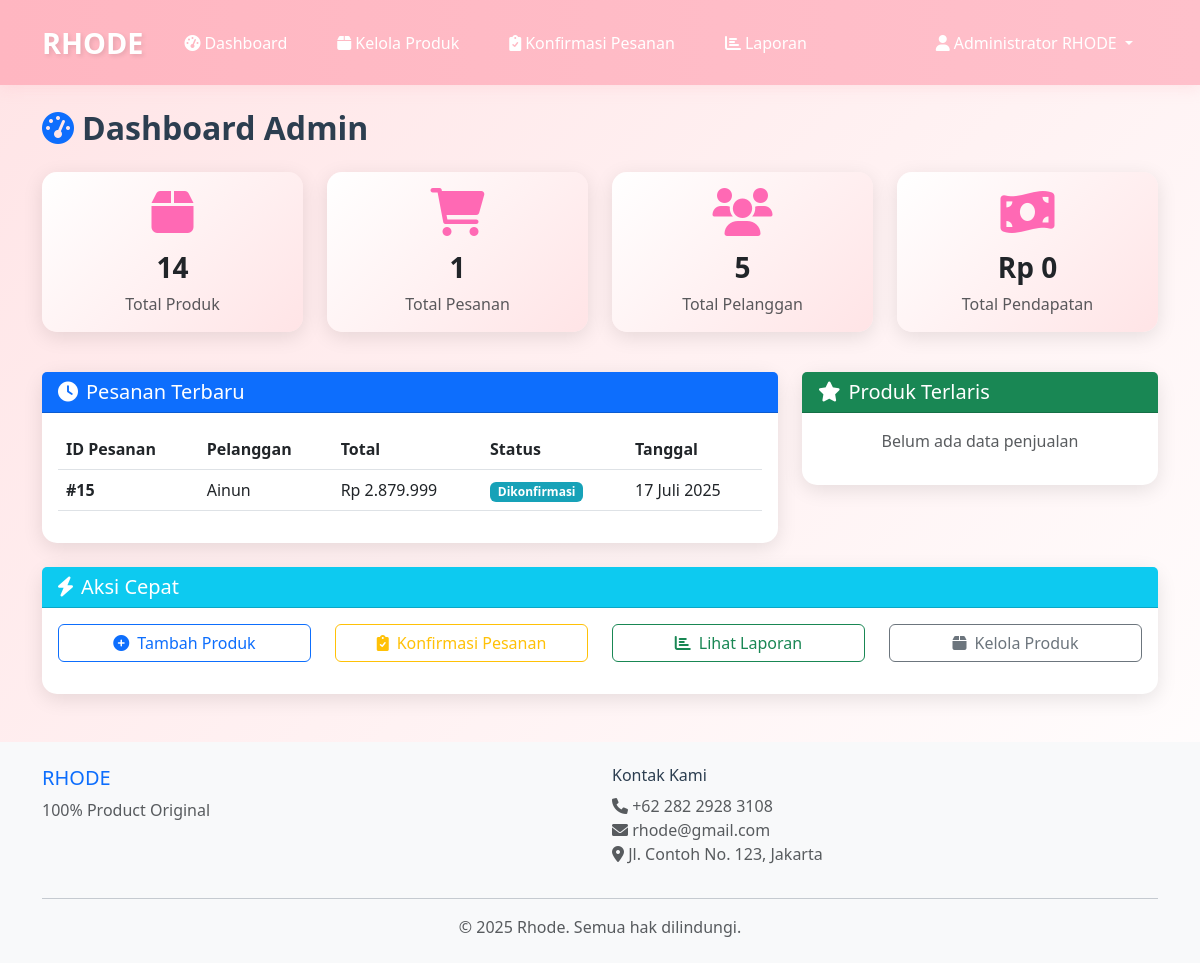
Screenshot of /admin/dashboard.php (signed in) with the database file from the repository.
### tables this page shows
CREATE TABLE `pesanan` (
  `id_pesanan` int(11) NOT NULL,
  `id_customer` int(11) DEFAULT NULL,
  `tanggal_pesan` timestamp NOT NULL DEFAULT current_timestamp(),
  `total_harga` decimal(10,2) NOT NULL,
  `status_pesanan` enum('menunggu','dikonfirmasi','diproses','selesai','dibatalkan') DEFAULT 'menunggu',
  `catatan` text DEFAULT NULL
);

CREATE TABLE `customer` (
  `id_customer` int(11) NOT NULL,
  `nama_lengkap` varchar(100) NOT NULL,
  `email` varchar(100) NOT NULL,
  `no_telepon` varchar(15) NOT NULL,
  `alamat` text NOT NULL,
  `username` varchar(50) NOT NULL,
  `password` varchar(255) NOT NULL,
  `created_at` timestamp NOT NULL DEFAULT current_timestamp()
);

### config/database.php (called while the page is built, shortened)
<?php
function format_rupiah($angka) {
    return "Rp " . number_format($angka, 0, ',', '.');
}
function format_tanggal($tanggal) {
    $bulan = array(
        1 => 'Januari', 'Februari', 'Maret', 'April', 'Mei', 'Juni',
        'Juli', 'Agustus', 'September', 'Oktober', 'November', 'Desember'
    );
    $date = new DateTime($tanggal);
    $hari = $date->format('j');
    $bulan_num = $date->format('n');
    $tahun = $date->format('Y');
    return $hari . ' ' . $bulan[$bulan_num] . ' ' . $tahun;
}
?>

### admin/dashboard.php (the view, shortened to what this page needs)
<?php
require_once '../config/database.php';
require_once '../includes/functions.php';
$stats = [];
$stmt = $pdo->query("SELECT COUNT(*) as total FROM produk WHERE status = 'aktif'");
$stats['total_produk'] = $stmt->fetch()['total'];
$stmt = $pdo->query("SELECT COUNT(*) as total FROM pesanan");
$stats['total_pesanan'] = $stmt->fetch()['total'];
$stmt = $pdo->query("SELECT COUNT(*) as total FROM customer");
$stats['total_customer'] = $stmt->fetch()['total'];
$stmt = $pdo->query("SELECT SUM(total_harga) as total FROM pesanan WHERE status_pesanan = 'selesai'");
$stats['total_pendapatan'] = $stmt->fetch()['total'] ?? 0;
$stmt = $pdo->query("SELECT COUNT(*) as total FROM pesanan WHERE status_pesanan = 'menunggu'");
$stats['pesanan_pending'] = $stmt->fetch()['total'];
$stmt = $pdo->prepare("
    SELECT p.*, c.nama_lengkap
    FROM pesanan p
    JOIN customer c ON p.id_customer = c.id_customer
    ORDER BY p.tanggal_pesan DESC
    LIMIT 10
");
$stmt->execute();
$recent_orders = $stmt->fetchAll();
$stmt = $pdo->prepare("
    SELECT pr.nama_produk, SUM(dp.jumlah) as total_terjual, SUM(dp.subtotal) as total_pendapatan
    FROM detail_pesanan dp
    JOIN produk pr ON dp.id_produk = pr.id_produk
    JOIN pesanan p ON dp.id_pesanan = p.id_pesanan
    WHERE p.status_pesanan = 'selesai'
    GROUP BY dp.id_produk
    ORDER BY total_terjual DESC
    LIMIT 5
");
$stmt->execute();
$top_products = $stmt->fetchAll();
include '../includes/header.php';
include '../includes/navbar-admin.php';
?>
<div class="container my-4">
    <div class="row">
        <div class="col-12">
            <h2 class="fw-bold mb-4">
                <i class="fas fa-tachometer-alt me-2 text-primary"></i>Dashboard Admin
            </h2>
        </div>
    </div>
    <div class="row mb-4">
        <div class="col-xl-3 col-md-6 mb-3">
            <div class="card dashboard-card h-100">
                <div class="card-body text-center">
                    <i class="fas fa-box dashboard-icon"></i>
                    <h3 class="fw-bold"><?php echo $stats['total_produk']; ?></h3>
                    <p class="text-muted mb-0">Total Produk</p>
                </div>
            </div>
        </div>
        <div class="col-xl-3 col-md-6 mb-3">
            <div class="card dashboard-card h-100">
                <div class="card-body text-center">
                    <i class="fas fa-shopping-cart dashboard-icon"></i>
                    <h3 class="fw-bold"><?php echo $stats['total_pesanan']; ?></h3>
                    <p class="text-muted mb-0">Total Pesanan</p>
                </div>
            </div>
        </div>
        <div class="col-xl-3 col-md-6 mb-3">
            <div class="card dashboard-card h-100">
                <div class="card-body text-center">
                    <i class="fas fa-users dashboard-icon"></i>
                    <h3 class="fw-bold"><?php echo $stats['total_customer']; ?></h3>
                    <p class="text-muted mb-0">Total Pelanggan</p>
                </div>
            </div>
        </div>
        <div class="col-xl-3 col-md-6 mb-3">
            <div class="card dashboard-card h-100">
                <div class="card-body text-center">
                    <i class="fas fa-money-bill-wave dashboard-icon"></i>
                    <h3 class="fw-bold"><?php echo format_rupiah($stats['total_pendapatan']); ?></h3>
                    <p class="text-muted mb-0">Total Pendapatan</p>
                </div>
            </div>
        </div>
    </div>
    <div class="row">
        <div class="col-lg-8 mb-4">
            <div class="card card-custom">
                <div class="card-header bg-primary text-white">
                    <h5 class="mb-0">
                        <i class="fas fa-clock me-2"></i>Pesanan Terbaru
                    </h5>
                </div>
                <div class="card-body">
                    <?php if (empty($recent_orders)): ?>
                    <p class="text-muted text-center">Belum ada pesanan</p>
                    <?php else: ?>
                    <div class="table-responsive">
                        <table class="table table-hover">
                            <thead>
                                <tr>
                                    <th>ID Pesanan</th>
                                    <th>Pelanggan</th>
                                    <th>Total</th>
                                    <th>Status</th>
                                    <th>Tanggal</th>
                                </tr>
                            </thead>
                            <tbody>
                                <?php foreach ($recent_orders as $order): ?>
                                <tr>
                                    <td><strong>#<?php echo $order['id_pesanan']; ?></strong></td>
                                    <td><?php echo htmlspecialchars($order['nama_lengkap']); ?></td>
                                    <td><?php echo format_rupiah($order['total_harga']); ?></td>
                                    <td>
                                        <span class="badge status-<?php echo $order['status_pesanan']; ?>">
                                            <?php echo ucfirst($order['status_pesanan']); ?>
                                        </span>
                                    </td>
                                    <td><?php echo format_tanggal($order['tanggal_pesan']); ?></td>
                                </tr>
                                <?php endforeach; ?>
                            </tbody>
                        </table>
                    </div>
                    <?php endif; ?>
                </div>
            </div>
        </div>
        <div class="col-lg-4 mb-4">
            <div class="card card-custom">
                <div class="card-header bg-success text-white">
                    <h5 class="mb-0">
                        <i class="fas fa-star me-2"></i>Produk Terlaris
                    </h5>
                </div>
                <div class="card-body">
                    <?php if (empty($top_products)): ?>
                    <p class="text-muted text-center">Belum ada data penjualan</p>
                    <?php endif; ?>
                </div>
            </div>
        </div>
    </div>
    <div class="row">
        <div class="col-12">
            <div class="card card-custom">
                <div class="card-header bg-info text-white">
                    <h5 class="mb-0">
                        <i class="fas fa-bolt me-2"></i>Aksi Cepat
                    </h5>
                </div>
                <div class="card-body">
                    <div class="row">
                        <div class="col-md-3 mb-3">
                            <a href="kelola-produk.php?action=add" class="btn btn-outline-primary w-100">
                                <i class="fas fa-plus-circle me-2"></i>Tambah Produk
                            </a>
                        </div>
                        <div class="col-md-3 mb-3">
                            <a href="konfirmasi-pesanan.php" class="btn btn-outline-warning w-100">
                                <i class="fas fa-clipboard-check me-2"></i>Konfirmasi Pesanan
                            </a>
                        </div>
                        <div class="col-md-3 mb-3">
                            <a href="laporan.php" class="btn btn-outline-success w-100">
                                <i class="fas fa-chart-bar me-2"></i>Lihat Laporan
                            </a>
                        </div>
                        <div class="col-md-3 mb-3">
                            <a href="kelola-produk.php" class="btn btn-outline-secondary w-100">
                                <i class="fas fa-box me-2"></i>Kelola Produk
                            </a>
                        </div>
                    </div>
                </div>
            </div>
        </div>
    </div>
</div>
<?php include '../includes/footer.php'; ?>

### assets/css/style.css (style rules this page uses)
:root { --primary-pink: #FFB6C1; --secondary-pink: #FFC0CB; --light-pink: #FFE4E6; --white: #FFFFFF; --dark-pink: #FF69B4; --text-dark: #2C3E50; --gray-light: #F8F9FA; }
* { margin: 0; padding: 0; box-sizing: border-box; }
body { font-family: 'Segoe UI', Tahoma, Geneva, Verdana, sans-serif; background: linear-gradient(135deg, var(--light-pink) 0%, var(--white) 100%); min-height: 100vh; color: var(--text-dark); }
.card-custom { border: none; border-radius: 15px; box-shadow: 0 5px 20px rgba(0, 0, 0, 0.1); transition: all 0.3s ease; background: var(--white); }
.dashboard-card { border: none; border-radius: 15px; background: linear-gradient(135deg, var(--white) 0%, var(--light-pink) 100%); box-shadow: 0 5px 20px rgba(0, 0, 0, 0.1); transition: all 0.3s ease; }
.dashboard-icon { font-size: 3rem; color: var(--dark-pink); margin-bottom: 15px; }
.status-dikonfirmasi { background-color: #17a2b8; color: white; }

### rows the page displays
pesanan: id_pesanan "15", id_customer.nama_lengkap "Ainun", total_harga "Rp 2.879.999", status_pesanan "Dikonfirmasi", tanggal_pesan "17 Juli 2025"

### other values shown
$_SESSION['admin_nama'] "Administrator RHODE"
$stats['total_produk'] "14"
$stats['total_pesanan'] "1"
$stats['total_customer'] "5"
format_rupiah($stats['total_pendapatan']) "Rp 0"
